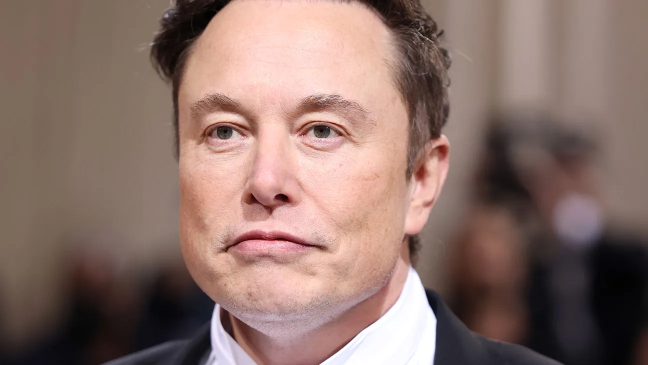
#> input picture images/a1.webp, 1296 x 730 px (shown at 1/2 size)
$ python -i celebfinder.py   (imports and definitions only)
#> lines starting #> are read from the running program, lines starting #| are printed output that depends on the picture
import os
import re
import csv
import time
import random
from pathlib import Path
from urllib.parse import urlsplit, urlunsplit

import cv2
import numpy as np
import requests


# ============================================================
# CONFIG
# ============================================================

INPUT_FILE = "combined_player_names.txt"

OUTPUT_DIR = Path("headshots")
TEMP_DIR = Path("_temp_downloads")
RESULTS_FILE = Path("results.csv")
FAILED_FILE = Path("failed.txt")

COMMONS_API = "https://commons.wikimedia.org/w/api.php"

# IMPORTANT:
# Wikimedia now uses a fixed set of thumbnail widths.
# 1920 is a standard Wikimedia thumbnail size.
THUMB_WIDTH = 1920

# Keep this conservative. Do not parallelize Wikimedia requests.
REQUEST_DELAY = 3.5

# Retries are only for temporary errors.
MAX_RETRIES = 6

# Put your real email here.
# Wikimedia asks automated clients to identify themselves.
CONTACT_EMAIL = "YOUR_EMAIL@example.com"

# [5 lines that did not run here, left out]

# [5 lines that did not run here, left out]

# [5 lines that did not run here, left out]


# ============================================================
# DIRECTORIES
# ============================================================

# [2 lines not run here, left out]


# ============================================================
# SESSION
# ============================================================

# [1 line that did not run here, left out]
# [1 line not run here, left out]


# ============================================================
# HELPERS
# ============================================================

# [20 lines left out: functions clean_filename, clean_url, not called in this run]


def sleep_between_requests():
    time.sleep(REQUEST_DELAY + random.uniform(0.0, 1.0))


# [89 lines left out: functions read_players, load_successful_players, ensure_results_header, save_result, not called in this run]


def append_failure(player, reason):
    with open(FAILED_FILE, "a", encoding="utf-8") as f:
        f.write(f"{player}\t{reason}\n")


# ============================================================
# WIKIMEDIA API
# ============================================================

# [246 lines left out: functions api_get, search_commons, download_image, not called in this run]


# ============================================================
# FACE DETECTION
# ============================================================

FACE_CASCADE = cv2.CascadeClassifier(
    cv2.data.haarcascades + "haarcascade_frontalface_default.xml"
)

PROFILE_CASCADE = cv2.CascadeClassifier(
    cv2.data.haarcascades + "haarcascade_profileface.xml"
)


def detect_faces(image):
    """
    Detect frontal and profile faces.

    Returns a list of (x, y, w, h).
    """

    gray = cv2.cvtColor(image, cv2.COLOR_BGR2GRAY)

    faces = FACE_CASCADE.detectMultiScale(
        gray,
        scaleFactor=1.08,
        minNeighbors=5,
        minSize=(50, 50),
    )

    faces = list(faces)

    # Try profile faces if frontal detection did not find anything.
    if len(faces) == 0:
        profile_faces = PROFILE_CASCADE.detectMultiScale(
            gray,
            scaleFactor=1.08,
            minNeighbors=4,
            minSize=(50, 50),
        )

        faces.extend(profile_faces)

    return faces


# [278 lines left out: functions choose_best_face, crop_headshot, save_headshot, main, not called in this run]


# [2 lines not run here, left out]

>>> import cv2
>>> picture = cv2.imread('images/a1.webp')
#> picture is the input picture: shape (730, 1296, 3); mean B, G, R 106.2, 113.8, 139.4
>>> result = detect_faces(picture)
#> in detect_faces, `gray = cv2.cvtColor(image, cv2.COLOR_BGR2GRAY)`:
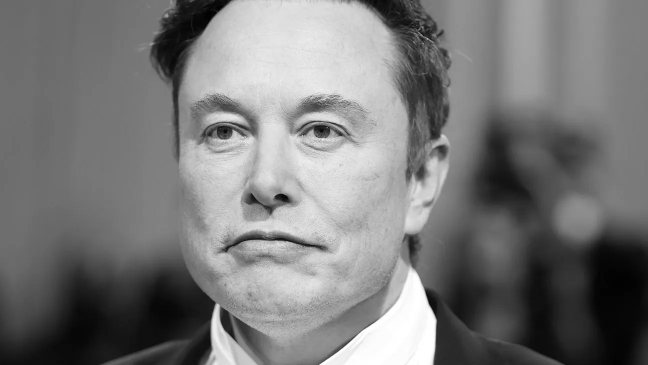
#> gray: shape (730, 1296) (shown at 1/2 size); min 0, max 255, mean 120.6
#> in detect_faces, `faces = FACE_CASCADE.detectMultiScale( gray, scaleFactor=1.08, minNeig..`: faces = [[286, 49, 533, 533]]
#> result = [[286, 49, 533, 533]]

$ run again, on images/a2.webp
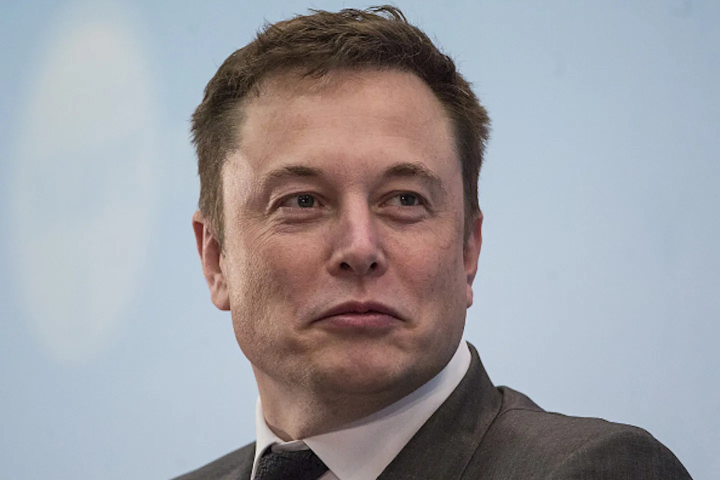
#> input picture images/a2.webp, 1440 x 960 px (shown at 1/2 size)
#> picture is the input picture: shape (960, 1440, 3); mean B, G, R 161.1, 156.1, 156.8
#> in detect_faces, `gray = cv2.cvtColor(image, cv2.COLOR_BGR2GRAY)`:
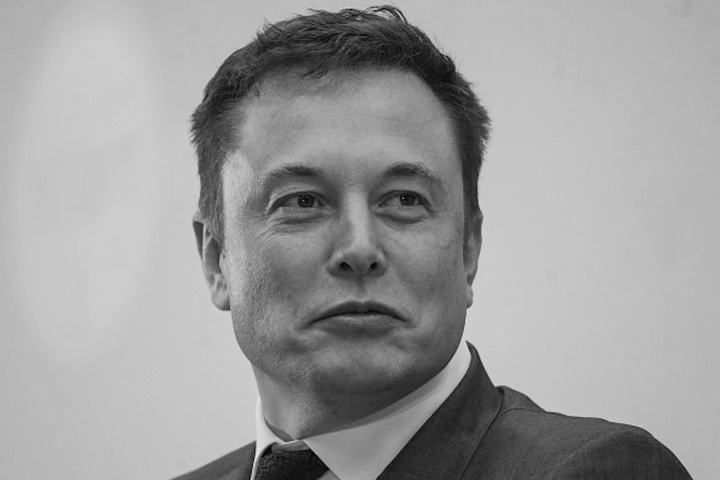
#> gray: shape (960, 1440) (shown at 1/2 size); min 0, max 234, mean 156.9
#> faces = [[398, 150, 621, 621]]

$ run again, on images/b1.jpg
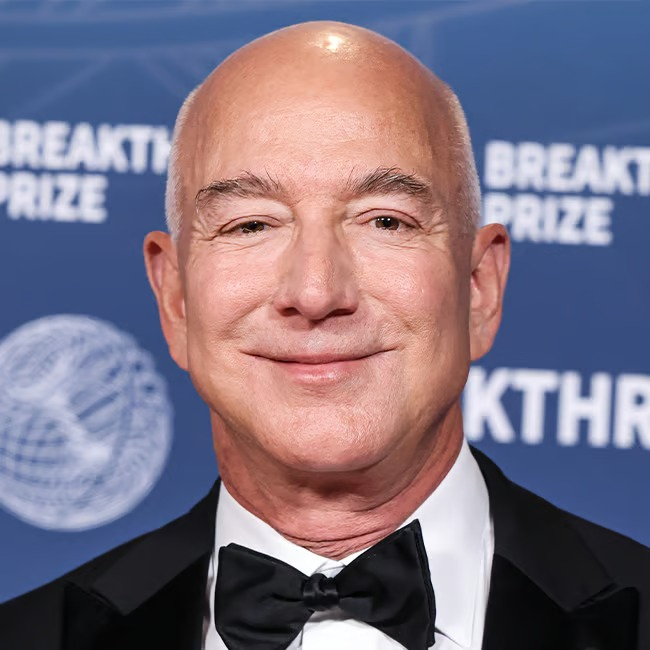
#> input picture images/b1.jpg, 650 x 650 px
#> picture is the input picture: shape (650, 650, 3); mean B, G, R 131.6, 115, 126.1
#> in detect_faces, `gray = cv2.cvtColor(image, cv2.COLOR_BGR2GRAY)`:
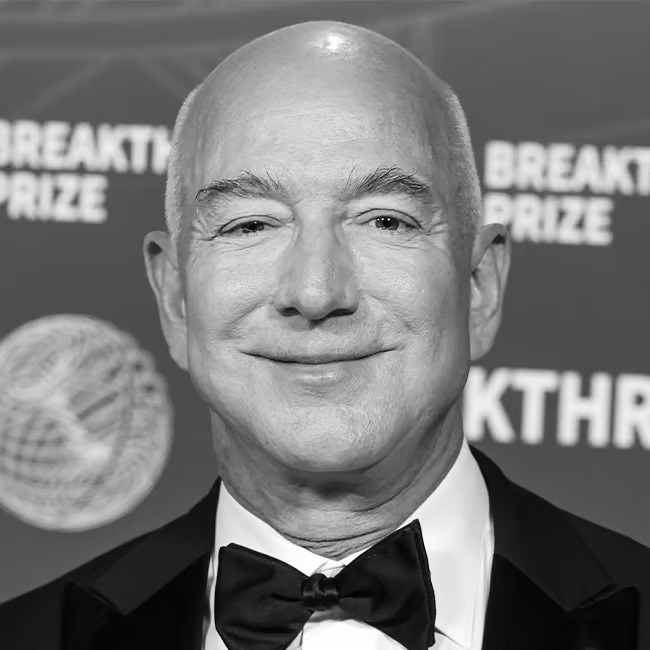
#> gray: shape (650, 650); min 0, max 255, mean 120.2
#> faces = [[135, 76, 359, 359]]

$ run again, on images/b2.jpg
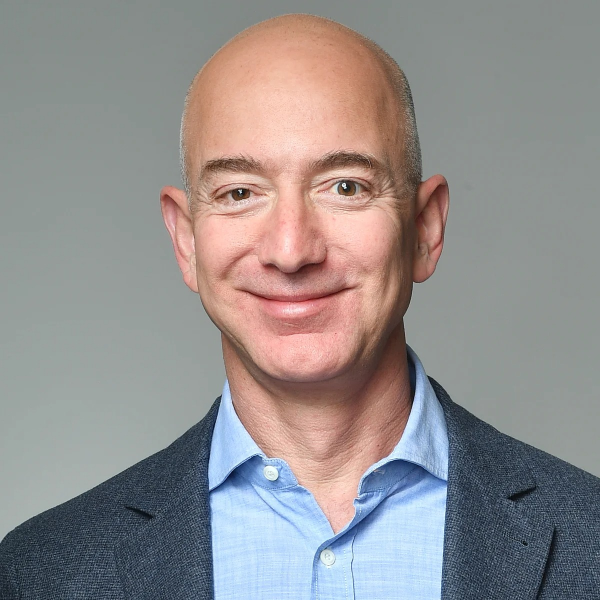
#> input picture images/b2.jpg, 1200 x 1200 px (shown at 1/2 size)
#> picture is the input picture: shape (1200, 1200, 3); mean B, G, R 142.1, 142.2, 146.9
#> in detect_faces, `gray = cv2.cvtColor(image, cv2.COLOR_BGR2GRAY)`:
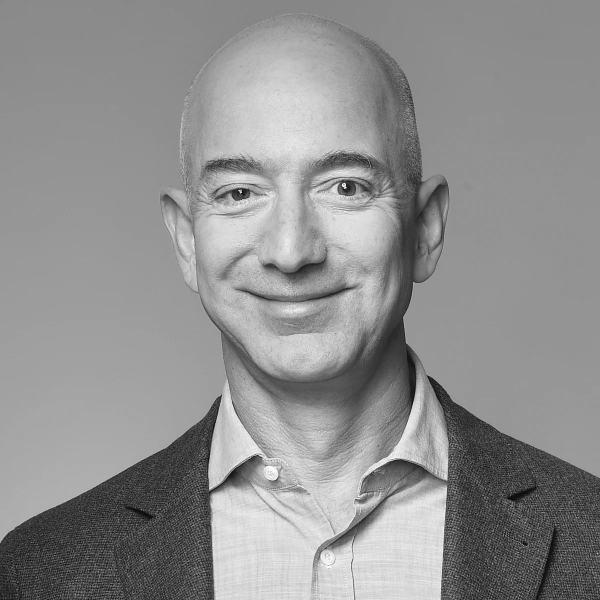
#> gray: shape (1200, 1200) (shown at 1/2 size); min 0, max 255, mean 143.6
#> faces = [[283, 135, 601, 601]]
